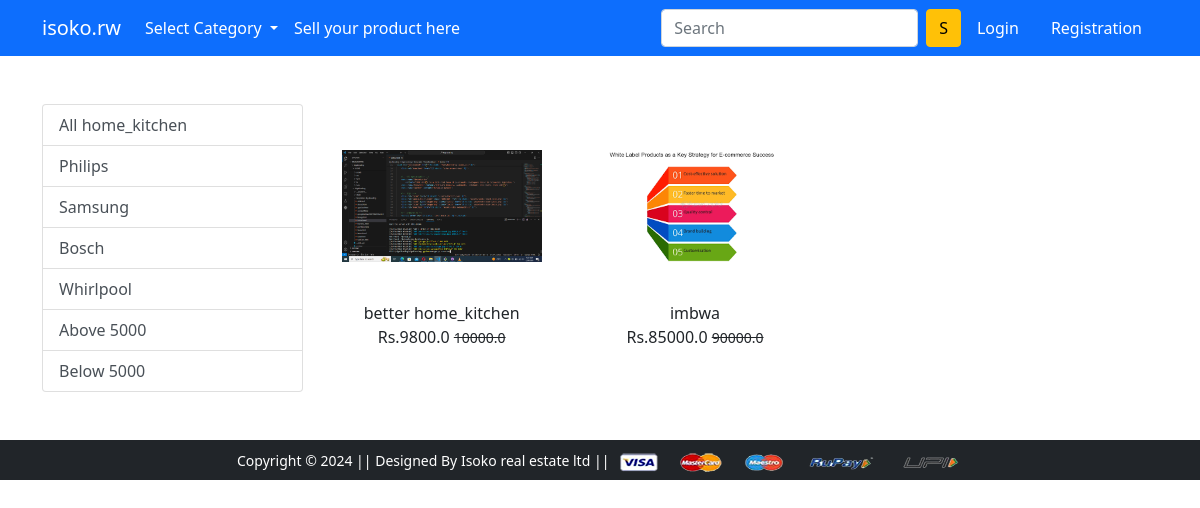
The app's page /home_kitchen/ with its own data.
### app/models.py (models this page shows, shortened)
class Product(models.Model):
    title = models.CharField(max_length=100)
    selling_price = models.FloatField()
    discounted_price = models.FloatField()
    description = models.TextField()
    category = models.CharField(choices=CATEGORY_CHOICES,max_length=2)
    brand = models.CharField( max_length=50)
    product_image = models.ImageField(upload_to='productimg')

### app/views.py (the view)
# urls.py: path('home_kitchen/', views.home_kitchen, name='home_kitchen'),
def home_kitchen(request, data=None):
    if request.user.is_authenticated:
        cartcount = cart_count(request)  # Ensure this function exists to get the cart count
    else:
        cartcount = ''
    if data is None:
        home_kitchen_items = Product.objects.filter(category='HK')  # 'HK' stands for Home and Kitchen Appliance
    elif data in ('Philips', 'Samsung', 'Bosch', 'Whirlpool'):
        home_kitchen_items = Product.objects.filter(category='HK').filter(brand=data)
    elif data == 'below_5000':
        home_kitchen_items = Product.objects.filter(category='HK').filter(discounted_price__lt=5000)
    elif data == 'above_5000':
        home_kitchen_items = Product.objects.filter(category='HK').filter(discounted_price__gt=5000)
    return render(request, 'app/home_kitchen.html', {'home_kitchen_items': home_kitchen_items, 'cartcount': cartcount})

### app/templates/app/home_kitchen.html (shortened to what this page needs)
{% extends 'app/base.html' %}
{% load static %}
{% block external_css %}
<link rel="stylesheet" href="{% static "app/css/laptop.css" %}">
{% endblock external_css %}
{% block main-content %}
<div class="container my-5">
 <div class="row">
  <div class="col-sm-3">
    <div class="list-group">
     <a href="{% url 'home_kitchen' %}" class="list-group-item list-group-item-action" aria-current='true'>All home_kitchen</a>
    <a href="{% url 'home_kitchendata' 'Philips' %}" class="list-group-item list-group-item-action">Philips</a>
    <a href="{% url 'home_kitchendata' 'Samsung' %}" class="list-group-item list-group-item-action">Samsung</a>
    <a href="{% url 'home_kitchendata' 'Bosch' %}" class="list-group-item list-group-item-action">Bosch</a>
    <a href="{% url 'home_kitchendata' 'Whirlpool' %}" class="list-group-item list-group-item-action ">Whirlpool</a>
    <a href="{% url 'home_kitchendata' 'above_5000' %}" class="list-group-item list-group-item-action ">Above 5000</a>
    <a href="{% url 'home_kitchendata' 'below_5000' %}" class="list-group-item list-group-item-action ">Below 5000</a>
        </div>
        </div>
        <div class="col-sm-8">
            <div class="row">
                {% for product in home_kitchen_items %}
                <div class="col-sm-4 text-center mb-4">
                    <a href="{% url 'product-detail' product.id %}" class="btn">
                <div class="item">
                    <img src="{{product.product_image.url}}" width=200px height=230px alt="" class="img-fluid img-size">
                    <div class="fm-bold">{{product.title}}</div>
                    <div class="fm-bold">Rs.{{product.discounted_price}}
                    <small class="fw-light text-decoration-line-through">
                        {{product.selling_price}}
                    </small>
                    </div>
                </div>
            </a>
                </div>
                {% endfor %}
            </div>
        </div>
    </div>
</div>
{% endblock main-content %}

### app/static/app/css/laptop.css (style rules this page uses)
.img-size { width: 200px; height: 190px; object-fit: contain; }

### records on screen
Product: product_image (picture), title "better home_kitchen", discounted_price "9800.0", selling_price "10000.0"
Product: product_image (picture), title "imbwa", discounted_price "85000.0", selling_price "90000.0"
